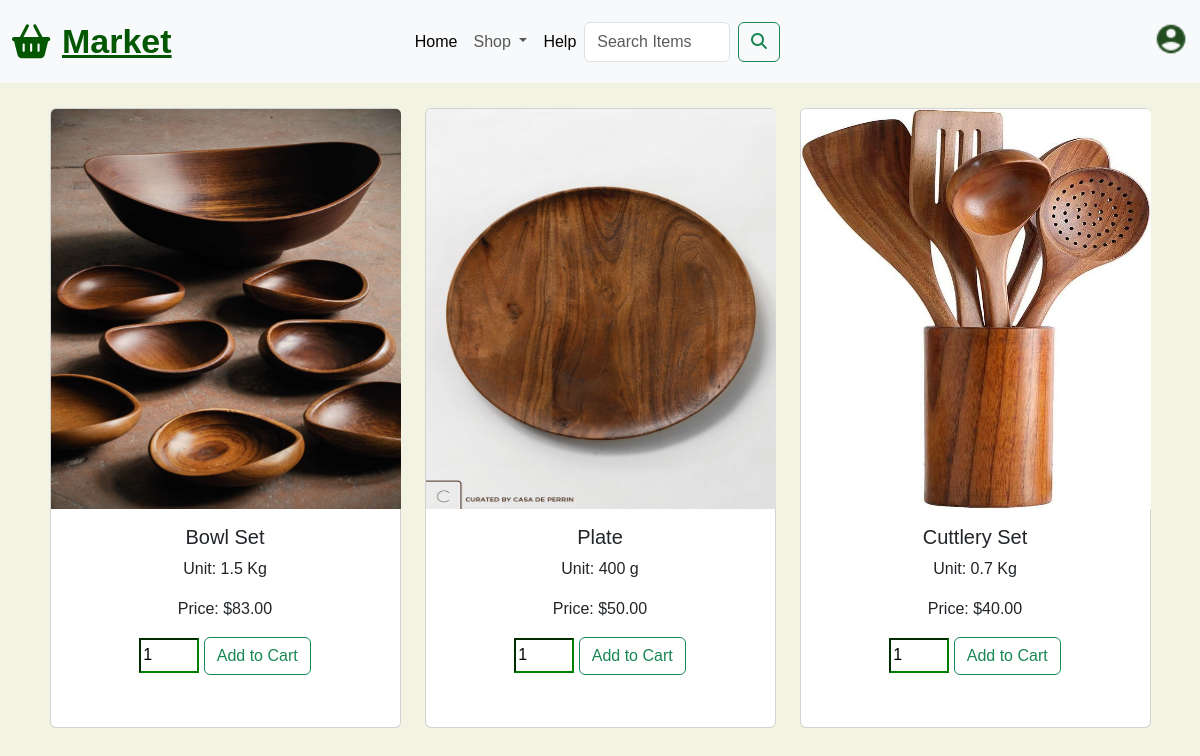
Page /cooking.php on the committed database.
### tables this page shows
CREATE TABLE `products` (
  `product_id` int(11) NOT NULL,
  `product_image` varchar(255) NOT NULL,
  `product_name` varchar(100) NOT NULL,
  `product_unit` varchar(15) NOT NULL,
  `product_price` decimal(6,2) NOT NULL,
  `in_stock` int(10) UNSIGNED DEFAULT NULL,
  `product_category` varchar(108) NOT NULL,
  `product_sub_category` varchar(108) NOT NULL,
  `product_description` varchar(108) NOT NULL
);

### cooking.php (the view, shortened to what this page needs)
<!DOCTYPE html>
<html lang="en">
<head>
  <link href="https://cdn.jsdelivr.net/npm/bootstrap@5.3.3/dist/css/bootstrap.min.css" rel="stylesheet">
  <link rel="stylesheet" href="assets/css/style.css" />
</head>
<body style="background-color: rgb(243, 243, 228);">
  <nav class="navbar navbar-expand-lg bg-body-tertiary py-3 fixed-top">
    <div class="container-fluid">
      <i class="fa-solid fa-basket-shopping" style="color: rgb(3, 87, 3); font-size: 34px;"></i>
      <a class="nav-bar" href="#" style="color: rgb(3, 87, 3); font-size: 34px; font-weight: bold;">Market</a>
      <div class="collapse navbar-collapse nav-twenty" id="navbarSupportedContent">
        <ul class="navbar-nav me-auto mb-2 mb-lg-0">
          <li class="nav-item">
            <a class="nav-link active" aria-current="page" href="index.php">Home</a>
          </li>
          <li class="nav-item dropdown">
            <a class="nav-link dropdown-toggle" href="#" role="button" data-bs-toggle="dropdown" aria-expanded="false">
              Shop
            </a>
          </li>
          <li class="nav-item">
            <a class="nav-link active" aria-current="page" href="contact.php">Help</a>
          </li>
          <form class="d-flex" role="search" action="search.php" method="GET" style="padding-right: 10px;">
            <input class="form-control me-2" type="search" name="query" placeholder="Search Items" aria-label="Search">
            <button class="btn btn-outline-success" type="submit">
              <i class="fa-solid fa-magnifying-glass"></i>
            </button>
          </form>
          <li class="nav-item">
          </li>
          <li class="nav-item">
            <a href="account.php" class="profile-1">
              <img src="assets/images/Profile.png" alt="Circle User" style="width: 34px; height: 34px;">
            </a>
          </li>
        </ul>
      </div>
    </div>
  </nav>
  <div class="container mt-5 product-container">
    <div class="row">
      <?php
      include('server/connect.php');
      $store = $connect->prepare("SELECT * FROM products WHERE product_category = 'Household Goods' AND product_sub_category = 'Cooking Tools' ");
      $store->execute();
      $cooking = $store->get_result();
      while ($row = $cooking->fetch_assoc()) {
        $button_class = $row['in_stock'] ? 'btn-outline-success' : 'btn-outline-secondary disabled';
        $button_text = $row['in_stock'] ? 'Add to Cart' : 'Out of Stock';
        $quantity_disabled = $row['in_stock'] ? '' : 'disabled';
      ?>
        <div class="col-md-4 mb-3">
          <div class="card">
            <img src="assets/images/<?php echo $row['product_image']; ?>" class="card-img-top" alt="bowls">
            <div class="card-body text-center">
              <h5 class="card-title"><?php echo $row['product_name']; ?></h5>
              <p>Unit: <?php echo $row['product_unit']; ?></p>
              <p>Price: $<?php echo $row['product_price']; ?></p>
              <form method="POST" action="cart.php">
                <input type="number" name="product_quantity" value="1" aria-label="quantitycart" <?php echo $quantity_disabled; ?> />
                <button class="btn <?php echo $button_class; ?>" type="submit" name="add_to_cart" <?php if (!$row['in_stock']) echo 'disabled'; ?>>
                  <?php echo $button_text; ?>
                </button>
              </form>
            </div>
          </div>
        </div>
      <?php } ?>
    </div>
  </div>
</body>
</html>

### assets/css/style.css (style rules this page uses)
.nav-twenty { margin-left: 20%; }
.nav-bar { margin-left: 1%; }
.profile-1 { margin-left: 330px; margin-top: 3px; }
body { font-family: 'Poppins', sans-serif; }
.product-container { margin-top: 300px; }
.card .card-img-top { height: 400px; width: 350px; }
.card { height: 620px; width: 351px; }
.product-container { display:flex; flex-direction: column; align-items: center; justify-content: center; }
.card-body input { width: 60px; height: 35px; border-color: green; }
.col-md-4 { margin-top: 60px; }

### rows in the picture
products: product_image (picture), product_name "Bowl Set", product_unit "1.5 Kg", product_price "83.00", in_stock "Add to Cart"
products: product_image (picture), product_name "Plate", product_unit "400 g", product_price "50.00", in_stock "Add to Cart"
products: product_image (picture), product_name "Cuttlery Set", product_unit "0.7 Kg", product_price "40.00", in_stock "Add to Cart"
